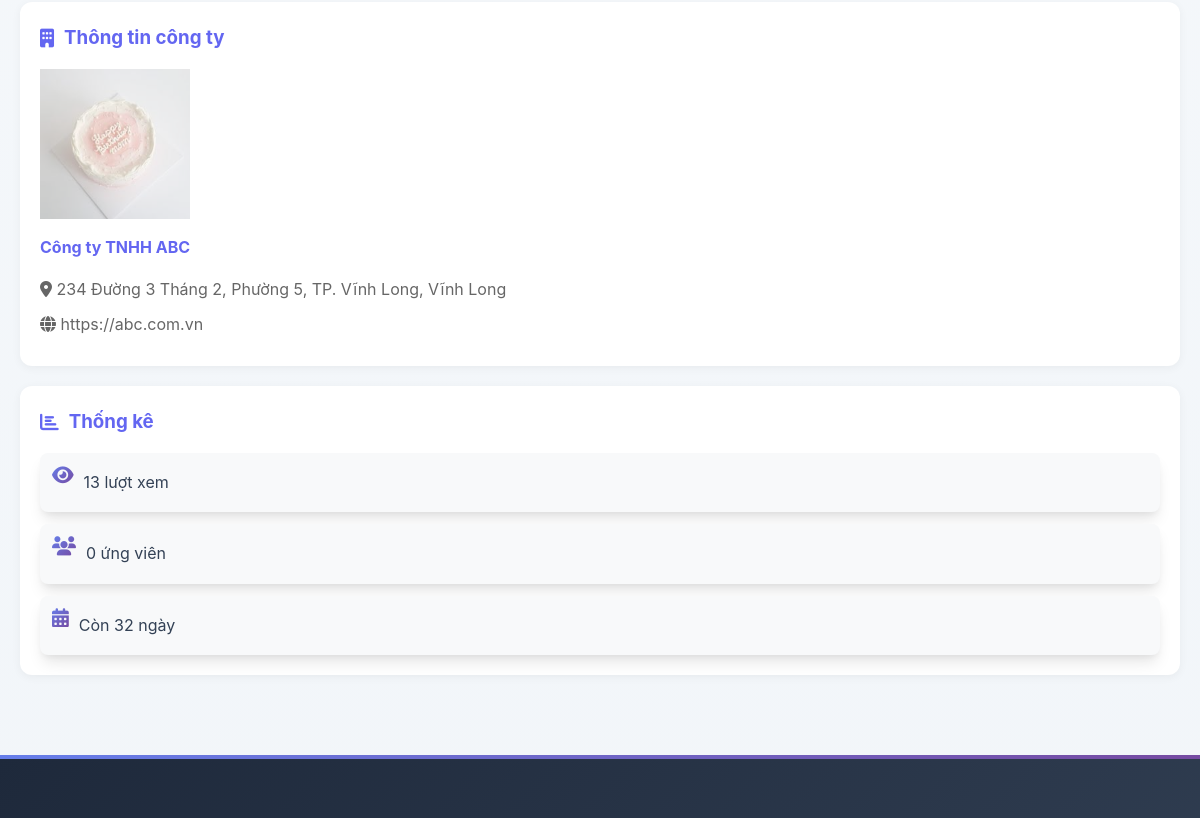
Page /tintuyendung/chitiet/13 (middle part) on the earlier database version.
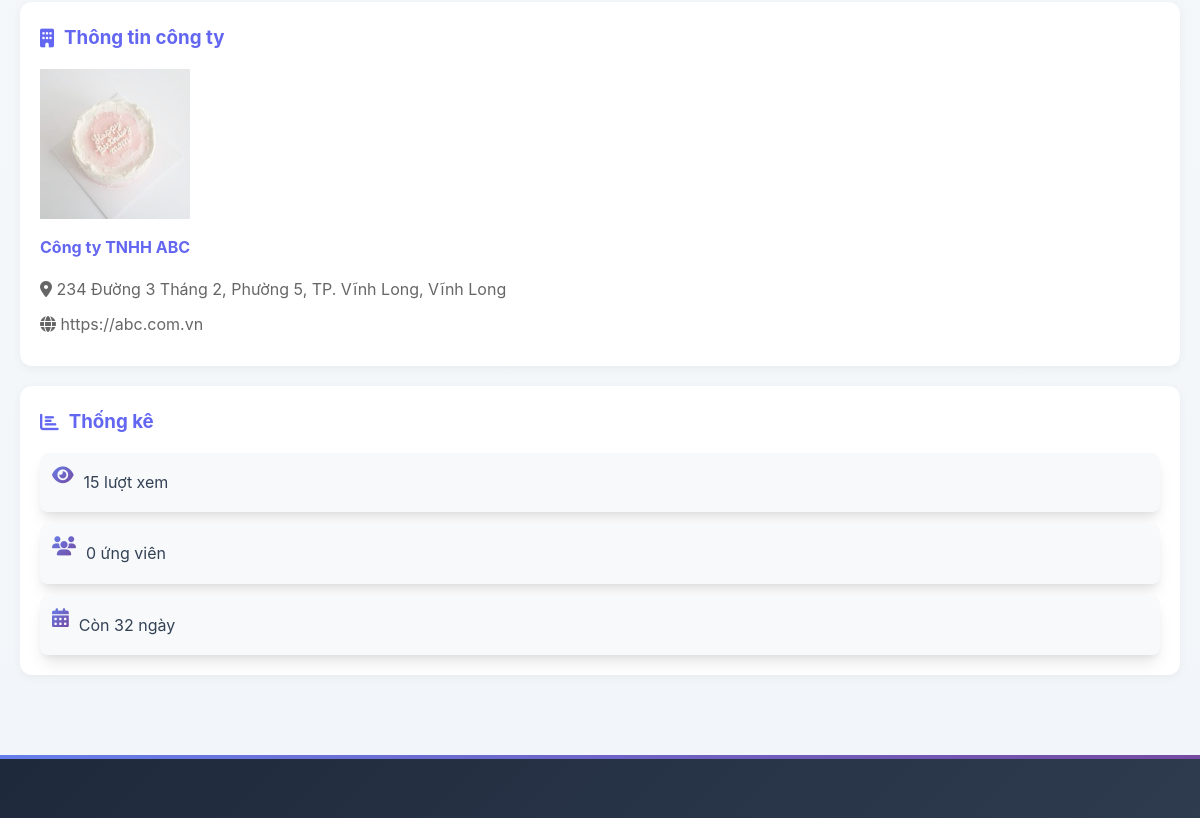
Same page on the later database version.
### tables this page shows
CREATE TABLE `tintuyendung` (
  `id` int(11) NOT NULL,
  `nguoidung_id` int(11) NOT NULL COMMENT 'ID nhà tuyển dụng',
  `tieude` varchar(500) NOT NULL,
  `nganhnghe_id` int(11) NOT NULL,
  `mucluong_id` int(11) DEFAULT NULL,
  `loaicongviec_id` int(11) DEFAULT NULL,
  `tinhthanh_id` int(11) DEFAULT NULL,
  `diachilamviec` text DEFAULT NULL,
  `soluong` int(11) DEFAULT 1,
  `gioitinh_yc` enum('nam','nu','khongphanbiet') DEFAULT 'khongphanbiet',
  `mota` text DEFAULT NULL,
  `yeucau` text DEFAULT NULL,
  `quyenloi` text DEFAULT NULL,
  `ngayhethan` date NOT NULL,
  `trangthai` enum('choduyet','dangmo','hethan','dong','an') DEFAULT 'choduyet',
  `luotxem` int(11) DEFAULT 0,
  `ngaydang` datetime DEFAULT current_timestamp(),
  `ngaycapnhat` datetime DEFAULT current_timestamp() ON UPDATE current_timestamp()
);

CREATE TABLE `thongtinnhatuyendung` (
  `id` int(11) NOT NULL,
  `nguoidung_id` int(11) NOT NULL,
  `tencongty` varchar(255) NOT NULL,
  `masothue` varchar(50) DEFAULT NULL,
  `diachi_congty` text DEFAULT NULL,
  `website` varchar(255) DEFAULT NULL,
  `logo` varchar(255) DEFAULT NULL,
  `mota` text DEFAULT NULL,
  `quymo` varchar(100) DEFAULT NULL,
  `linhvuc` varchar(255) DEFAULT NULL,
  `email_congty` varchar(255) DEFAULT NULL,
  `lydoyeucau` text DEFAULT NULL COMMENT 'Lý do muốn trở thành nhà tuyển dụng',
  `ngaygui` datetime DEFAULT current_timestamp(),
  `ngaycapnhat` datetime DEFAULT current_timestamp() ON UPDATE current_timestamp()
);

### app/controllers/TintuyendungController.php (called while the page is built, shortened)
<?php
require_once BASE_PATH . 'app/models/TinTuyenDungModel.php';
class TintuyendungController extends BaseController {
    private $tinModel;
    public function __construct() {
        $this->tinModel = new TinTuyenDungModel();
    }
    public function chitiet($id) {
        $tin = $this->tinModel->layChiTiet($id);
        $this->tinModel->tangLuotXem($id);
        $daUngTuyen = false;
        $cvHoSo = null;
        $tinLienQuan = $this->tinModel->timKiem('', $tin['nganhnghe_id'], null, null, null, 4, 0);
        $data = [
            'pageTitle' => $tin['tieude'],
            'tin' => $tin,
            'daUngTuyen' => $daUngTuyen,
            'cvHoSo' => $cvHoSo,
            'tinLienQuan' => $tinLienQuan
        ];
        $this->view('tintuyendung/chitiet', $data);
    }
}
?>

### app/core/Database.php (called while the page is built, shortened)
<?php
class Database {
    private static $instance = null;
    private $connection;
    private function __construct() {
        try {
            $this->connection = new PDO(
                "mysql:host=" . DB_HOST . ";dbname=" . DB_NAME . ";charset=utf8mb4",
                DB_USER,
                DB_PASS,
                [
                    PDO::ATTR_ERRMODE => PDO::ERRMODE_EXCEPTION,
                    PDO::ATTR_DEFAULT_FETCH_MODE => PDO::FETCH_ASSOC,
                    PDO::ATTR_EMULATE_PREPARES => false
                ]
            );
        } catch (PDOException $e) {
            error_log("Database connection failed: " . $e->getMessage());
            if (DEBUG_MODE) {
                die("Lỗi kết nối database: " . $e->getMessage());
            } else {
                die("Không thể kết nối đến cơ sở dữ liệu. Vui lòng thử lại sau.");
            }
        }
    }
    public static function getInstance() {
        if (self::$instance === null) {
            self::$instance = new self();
        }
        return self::$instance;
    }
    public function getConnection() {
        return $this->connection;
    }
}

### app/models/TinTuyenDungModel.php (called while the page is built, shortened)
<?php
class TinTuyenDungModel {
    private $db;
    private $table = 'tintuyendung';
    public function __construct() {
        $this->db = Database::getInstance()->getConnection();
    }
    public function layChiTiet($id) {
        $sql = "SELECT t.*, n.tennganh, tt.tentinh, m.tenmucluong, l.tenloai,
                nd.hoten, nd.email, nd.sodienthoai, nd.xacminh,
                nhatd.tencongty, nhatd.diachi_congty, nhatd.website, nhatd.logo,
                nhatd.mota as motacongty, nhatd.quymo, nhatd.linhvuc
                FROM " . $this->table . " t
                LEFT JOIN nganhnghe n ON t.nganhnghe_id = n.id
                LEFT JOIN tinhthanh tt ON t.tinhthanh_id = tt.id
                LEFT JOIN mucluong m ON t.mucluong_id = m.id
                LEFT JOIN loaicongviec l ON t.loaicongviec_id = l.id
                LEFT JOIN nguoidung nd ON t.nguoidung_id = nd.id
                LEFT JOIN thongtinnhatuyendung nhatd ON nd.id = nhatd.nguoidung_id
                WHERE t.id = :id";
        $stmt = $this->db->prepare($sql);
        $stmt->bindParam(':id', $id);
        $stmt->execute();
        return $stmt->fetch(PDO::FETCH_ASSOC);
    }
}
?>

### app/views/tintuyendung/chitiet.php (the view, shortened to what the changed rows need)
<?php require_once BASE_PATH . 'app/views/layouts/header.php'; ?>
<div class="container" style="margin-top: 100px;">
    <div class="row">
        <div class="col-md-4">
            <div class="company-info-box">
                <h3><i class="fas fa-building"></i> Thông tin công ty</h3>
                <div class="company-details">
                    <?php if ($tin['logo']): ?>
                        <img src="<?php echo BASE_URL . 'uploads/logo/' . $tin['logo']; ?>"
                             alt="<?php echo htmlspecialchars($tin['tencongty']); ?>"
                             style="width: 100%; max-width: 150px; margin-bottom: 15px;">
                    <?php endif; ?>
                    <h4><?php echo htmlspecialchars($tin['tencongty']); ?></h4>
                    <?php if ($tin['diachi_congty']): ?>
                        <p><i class="fas fa-map-marker-alt"></i> <?php echo htmlspecialchars($tin['diachi_congty']); ?></p>
                    <?php endif; ?>
                    <?php if ($tin['website']): ?>
                        <p><i class="fas fa-globe"></i> <a href="<?php echo htmlspecialchars($tin['website']); ?>" target="_blank" rel="noopener noreferrer"><?php echo htmlspecialchars($tin['website']); ?></a></p>
                    <?php endif; ?>
                </div>
            </div>
            <div class="job-stats-box">
                <h3><i class="fas fa-chart-bar"></i> Thống kê</h3>
                <div class="stats">
                    <div class="stat-item">
                        <i class="fas fa-eye"></i>
                        <span><?php echo number_format($tin['luotxem']); ?> lượt xem</span>
                    </div>
                    <div class="stat-item">
                        <i class="fas fa-users"></i>
                        <span><?php echo number_format($tin['sodon'] ?? 0); ?> ứng viên</span>
                    </div>
                    <div class="stat-item">
                        <i class="fas fa-calendar-alt"></i>
                        <span>Còn <?php echo max(0, floor((strtotime($tin['ngayhethan']) - time()) / 86400)); ?> ngày</span>
                    </div>
                </div>
            </div>
        </div>
    </div>
</div>
<?php require_once BASE_PATH . 'app/views/layouts/footer.php'; ?>

Differences in the rows shown:
changed tintuyendung "Công ty TNHH ABC": luotxem "13" → "15"
